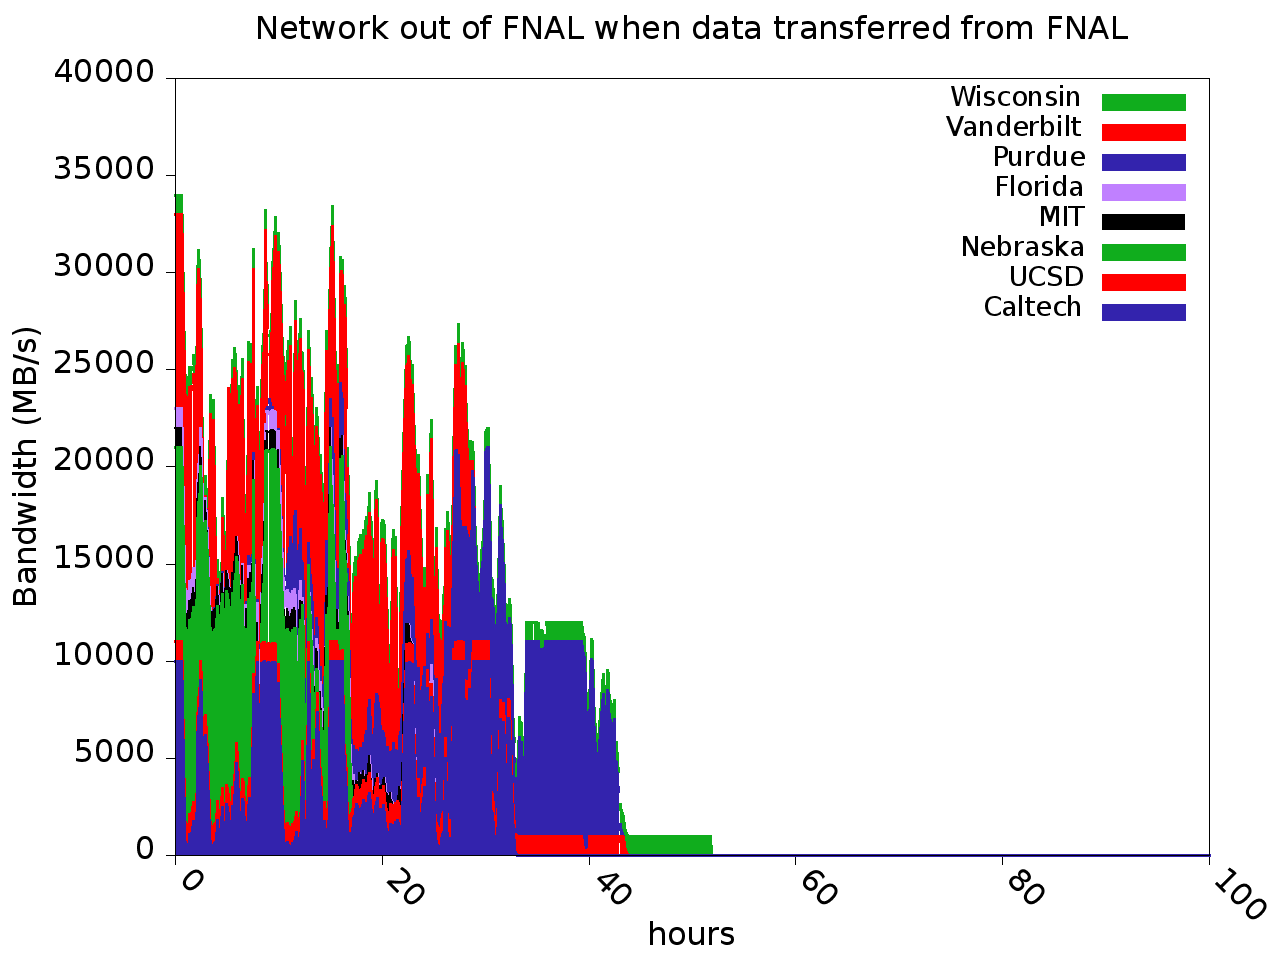

Write gnuplot code to recreate this figure.
set terminal png notransparent medium nocrop enhanced size 1280,960 font arial 24
set output 'serialData.png'
set title "Network out of FNAL when data transferred from FNAL"
set title font "*,24"
set xlabel "hours"
set xlabel font "*,24"
set xlabel offset 0,-3.
set ylabel "Bandwidth (MB/s)"
set ylabel font "*,24"
set ylabel offset -10.
#set origin -0.1,0
set xrange [0:100]
set yrange [0:40000]
#set xtics out border nomirror rotate by -45 offset character 0,-0.2,0
set xtics out border nomirror rotate by -45 offset character -0.2,0,0
set xtics font "*,24"
set ytics font "*,24"
set grid
set ytics out border nomirror
#set key at 40.,40000.
set key font "*,20"
#set style fill solid 1.0
set style line 1 linetype 2 linecolor rgb "black"   linewidth 2.000 pointtype 3 pointsize 0.1
# green
set style line 2 linetype 2 linecolor rgb "#10ad1d"   linewidth 3.000 pointtype 3 pointsize 0.1
set style line 3 linetype 2 linecolor rgb "red"    linewidth 3.000 pointtype 3 pointsize 0.1
set style line 4 linetype 2 linecolor rgb "#3323ad"   linewidth 3.000 pointtype 3 pointsize 0.1
set style line 5 linetype 2 linecolor rgb "purple" linewidth 3.000 pointtype 3 pointsize 0.1
set style fill solid
plot \
'serialData.txt' using 1:($11+$12+$13+$14+$15+$16+$17+$18) with filledcurves x1 ls 2 title 'Wisconsin', \
'serialData.txt' using 1:($11+$12+$13+$14+$15+$16+$17) with filledcurves x1 ls 3 title 'Vanderbilt', \
'serialData.txt' using 1:($11+$12+$13+$14+$15+$16) with filledcurves x1 ls 4 title 'Purdue', \
'serialData.txt' using 1:($11+$12+$13+$14+$15) with filledcurves x1 ls 5 title 'Florida', \
'serialData.txt' using 1:($11+$12+$13+$14) with filledcurves x1 ls 1 title 'MIT', \
'serialData.txt' using 1:($11+$12+$13) with filledcurves x1 ls 2 title 'Nebraska', \
'serialData.txt' using 1:($11+$12) with filledcurves x1 ls 3 title 'UCSD', \
'serialData.txt' using 1:11 with filledcurves x1 ls 4 title 'Caltech'
